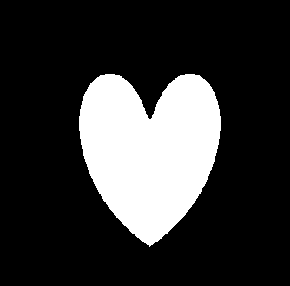
#> input picture roughnote/corner_detectors/lail.png, 290 x 286 px, found by its file name
$ python Harris.py
#> lines starting #> are read from the running program, lines starting #| are printed output that depends on the picture; after the words box and inside, x2 and y2 are one past the last pixel; in counts of white or black regions, pixels touching at a corner belong together
""" Rough implementation of Harris Corner Detector and Shi-Tomasi """

import cv2
import numpy as np
from matplotlib import pyplot as plt

img = cv2.imread('lail.png',0)
#> img: shape (286, 290); 20.8% white; 1 white region, box (x1, y1, x2, y2) and area: (79, 74, 221, 247) 17256
img = cv2.equalizeHist(img)
rows,cols = img.shape
#> rows = 286; cols = 290
#img = cv2.GaussianBlur(img,(5,5),1.4)

# Find Ix, Iy
Ix = cv2.Sobel(img,5,1,0)
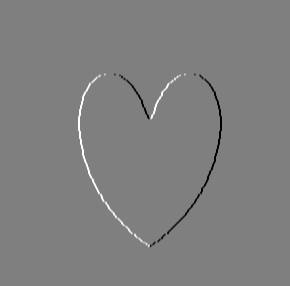
#> Ix: shape (286, 290) float32; min -1020, max 1020, mean 0; drawn with min black and max white
Iy = cv2.Sobel(img,5,0,1)

# Find Ix2, Iy2, IxIy
Ix2 = Ix*Ix
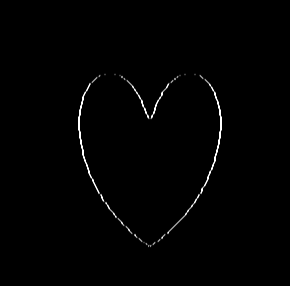
#> Ix2: shape (286, 290) float32; min 0, max 1040400, mean 8608.3; drawn with min black and max white
Iy2 = Iy*Iy
IxIy = Ix*Iy

# Convolve them with a larger Gaussian Window
##Ix2 = cv2.GaussianBlur(Ix2,(5,5),1.4)
##Iy2 = cv2.GaussianBlur(Iy2,(5,5),1.4)
##IxIy = cv2.GaussianBlur(IxIy,(5,5),1.4)

M = np.dstack((Ix2,IxIy,IxIy,Iy2))
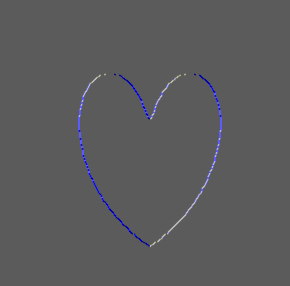
#> M: shape (286, 290, 4) float32; mean of channels 0, 1, 2, 3 8608.2, 6.3, 6.3, 4387.2; drawn with min black and max white

L = np.empty((rows,cols,2))
eig = np.linalg.eigvals

for i in xrange(rows):
    for j in xrange(cols):
        L1,L2 = eig(M[i,j,:].reshape(2,2))
        L.itemset(i,j,0,L1)
        L.itemset(i,j,1,L2)

# For Harris Corners
R = np.abs(L.prod(axis = 2) - 0.3*np.square(L.sum(axis = 2)))

# For Shi-Tomasi
#R = np.abs(L[:,:,0])

cv2.normalize(R,R,0,1,cv2.NORM_MINMAX)
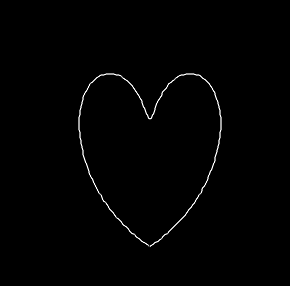
#> R: shape (286, 290) float64; min 0, max 1, mean 0.00793
R = np.where(R>0.9,255,0)
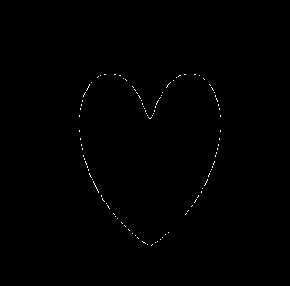
#> R: shape (286, 290) int64; 0.28% white in thin lines or dots, all inside (x1, y1, x2, y2) = (79, 74, 221, 246)
R = np.uint8(R)

img = cv2.cvtColor(img,cv2.COLOR_GRAY2BGR)
#> img is the input picture: shape (286, 290, 3); 20.8% white; 1 white region, box (x1, y1, x2, y2) and area: (79, 74, 221, 247) 17256
contours, hierarchy = cv2.findContours(R,cv2.RETR_LIST,cv2.CHAIN_APPROX_SIMPLE)
#> contours = 103 contours, all with area under 20
cv2.drawContours(img,contours,-1,255,-1)
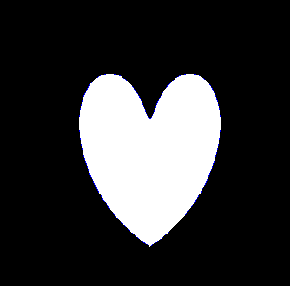
#> img: shape (286, 290, 3); 0.28% of pixels changed, all inside (x1, y1, x2, y2) = (79, 74, 221, 246)
##for cnt in contours:
##    cv2.circle(img,tuple(cnt.flatten().tolist()),2,255,-1)


cv2.imshow("edges",R)
cv2.imshow('img',img)
cv2.waitKey(0)
cv2.destroyAllWindows()
